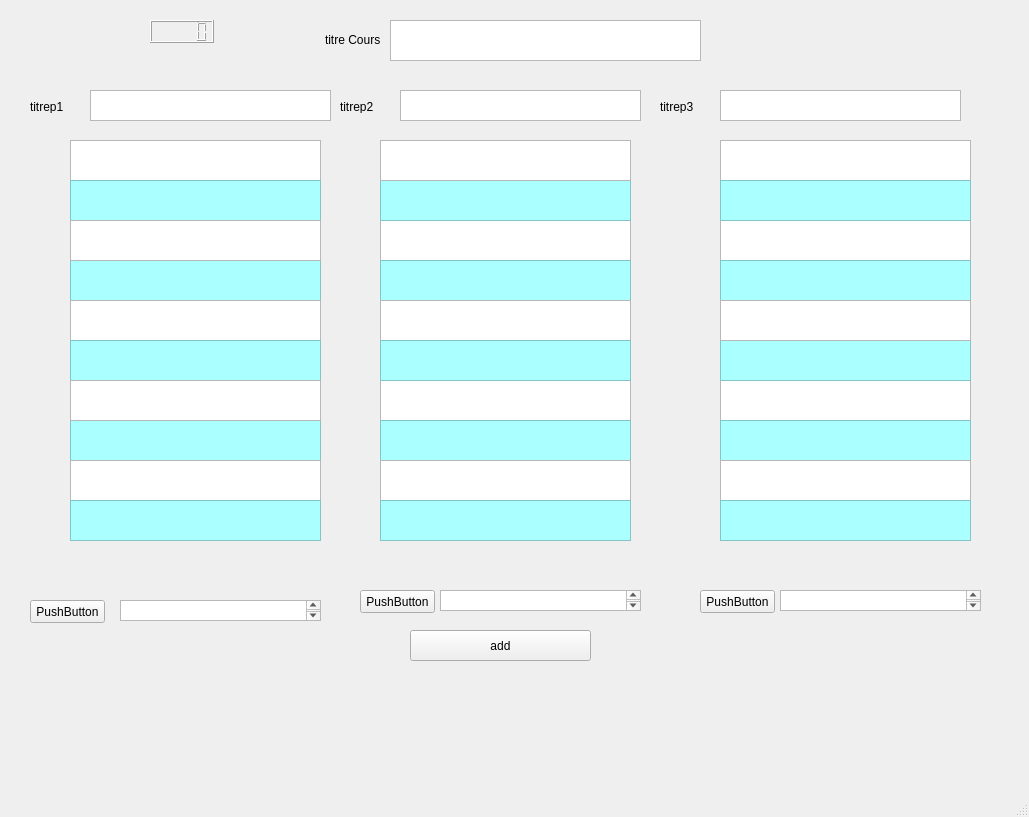
<?xml version="1.0" encoding="UTF-8"?>
<ui version="4.0">
 <class>MainWindow</class>
 <widget class="QMainWindow" name="MainWindow">
  <property name="geometry">
   <rect>
    <x>0</x>
    <y>0</y>
    <width>1029</width>
    <height>817</height>
   </rect>
  </property>
  <property name="windowTitle">
   <string>MainWindow</string>
  </property>
  <widget class="QWidget" name="centralwidget">
   <widget class="QPushButton" name="pushButton">
    <property name="geometry">
     <rect>
      <x>410</x>
      <y>630</y>
      <width>181</width>
      <height>31</height>
     </rect>
    </property>
    <property name="text">
     <string>add</string>
    </property>
   </widget>
   <widget class="QTextEdit" name="def11">
    <property name="geometry">
     <rect>
      <x>70</x>
      <y>140</y>
      <width>251</width>
      <height>41</height>
     </rect>
    </property>
   </widget>
   <widget class="QTextEdit" name="eq11">
    <property name="geometry">
     <rect>
      <x>70</x>
      <y>180</y>
      <width>251</width>
      <height>41</height>
     </rect>
    </property>
    <property name="styleSheet">
     <string notr="true">background-color: rgb(170, 255, 255);</string>
    </property>
    <property name="html">
     <string>&lt;!DOCTYPE HTML PUBLIC &quot;-//W3C//DTD HTML 4.0//EN&quot; &quot;http://www.w3.org/TR/REC-html40/strict.dtd&quot;&gt;
&lt;html&gt;&lt;head&gt;&lt;meta name=&quot;qrichtext&quot; content=&quot;1&quot; /&gt;&lt;style type=&quot;text/css&quot;&gt;
p, li { white-space: pre-wrap; }
&lt;/style&gt;&lt;/head&gt;&lt;body style=&quot; font-family:'MS Shell Dlg 2'; font-size:8.25pt; font-weight:400; font-style:normal;&quot;&gt;
&lt;p style=&quot;-qt-paragraph-type:empty; margin-top:0px; margin-bottom:0px; margin-left:0px; margin-right:0px; -qt-block-indent:0; text-indent:0px; font-size:8pt;&quot;&gt;&lt;br /&gt;&lt;/p&gt;&lt;/body&gt;&lt;/html&gt;</string>
    </property>
   </widget>
   <widget class="QTextEdit" name="eq12">
    <property name="geometry">
     <rect>
      <x>70</x>
      <y>260</y>
      <width>251</width>
      <height>41</height>
     </rect>
    </property>
    <property name="styleSheet">
     <string notr="true">background-color: rgb(170, 255, 255);</string>
    </property>
   </widget>
   <widget class="QTextEdit" name="def12">
    <property name="geometry">
     <rect>
      <x>70</x>
      <y>220</y>
      <width>251</width>
      <height>41</height>
     </rect>
    </property>
   </widget>
   <widget class="QTextEdit" name="def13">
    <property name="geometry">
     <rect>
      <x>70</x>
      <y>300</y>
      <width>251</width>
      <height>41</height>
     </rect>
    </property>
   </widget>
   <widget class="QTextEdit" name="eq13">
    <property name="geometry">
     <rect>
      <x>70</x>
      <y>340</y>
      <width>251</width>
      <height>41</height>
     </rect>
    </property>
    <property name="styleSheet">
     <string notr="true">background-color: rgb(170, 255, 255);</string>
    </property>
   </widget>
   <widget class="QTextEdit" name="eq14">
    <property name="geometry">
     <rect>
      <x>70</x>
      <y>420</y>
      <width>251</width>
      <height>41</height>
     </rect>
    </property>
    <property name="styleSheet">
     <string notr="true">background-color: rgb(170, 255, 255);</string>
    </property>
   </widget>
   <widget class="QTextEdit" name="def14">
    <property name="geometry">
     <rect>
      <x>70</x>
      <y>380</y>
      <width>251</width>
      <height>41</height>
     </rect>
    </property>
   </widget>
   <widget class="QTextEdit" name="def22">
    <property name="geometry">
     <rect>
      <x>380</x>
      <y>220</y>
      <width>251</width>
      <height>41</height>
     </rect>
    </property>
   </widget>
   <widget class="QTextEdit" name="eq22">
    <property name="geometry">
     <rect>
      <x>380</x>
      <y>260</y>
      <width>251</width>
      <height>41</height>
     </rect>
    </property>
    <property name="styleSheet">
     <string notr="true">background-color: rgb(170, 255, 255);</string>
    </property>
   </widget>
   <widget class="QTextEdit" name="def24">
    <property name="geometry">
     <rect>
      <x>380</x>
      <y>380</y>
      <width>251</width>
      <height>41</height>
     </rect>
    </property>
   </widget>
   <widget class="QTextEdit" name="eq21">
    <property name="geometry">
     <rect>
      <x>380</x>
      <y>180</y>
      <width>251</width>
      <height>41</height>
     </rect>
    </property>
    <property name="styleSheet">
     <string notr="true">background-color: rgb(170, 255, 255);</string>
    </property>
    <property name="html">
     <string>&lt;!DOCTYPE HTML PUBLIC &quot;-//W3C//DTD HTML 4.0//EN&quot; &quot;http://www.w3.org/TR/REC-html40/strict.dtd&quot;&gt;
&lt;html&gt;&lt;head&gt;&lt;meta name=&quot;qrichtext&quot; content=&quot;1&quot; /&gt;&lt;style type=&quot;text/css&quot;&gt;
p, li { white-space: pre-wrap; }
&lt;/style&gt;&lt;/head&gt;&lt;body style=&quot; font-family:'MS Shell Dlg 2'; font-size:8.25pt; font-weight:400; font-style:normal;&quot;&gt;
&lt;p style=&quot;-qt-paragraph-type:empty; margin-top:0px; margin-bottom:0px; margin-left:0px; margin-right:0px; -qt-block-indent:0; text-indent:0px; font-size:8pt;&quot;&gt;&lt;br /&gt;&lt;/p&gt;&lt;/body&gt;&lt;/html&gt;</string>
    </property>
   </widget>
   <widget class="QTextEdit" name="eq24">
    <property name="geometry">
     <rect>
      <x>380</x>
      <y>420</y>
      <width>251</width>
      <height>41</height>
     </rect>
    </property>
    <property name="styleSheet">
     <string notr="true">background-color: rgb(170, 255, 255);</string>
    </property>
   </widget>
   <widget class="QTextEdit" name="def23">
    <property name="geometry">
     <rect>
      <x>380</x>
      <y>300</y>
      <width>251</width>
      <height>41</height>
     </rect>
    </property>
   </widget>
   <widget class="QTextEdit" name="eq23">
    <property name="geometry">
     <rect>
      <x>380</x>
      <y>340</y>
      <width>251</width>
      <height>41</height>
     </rect>
    </property>
    <property name="styleSheet">
     <string notr="true">background-color: rgb(170, 255, 255);</string>
    </property>
   </widget>
   <widget class="QTextEdit" name="def21">
    <property name="geometry">
     <rect>
      <x>380</x>
      <y>140</y>
      <width>251</width>
      <height>41</height>
     </rect>
    </property>
   </widget>
   <widget class="QTextEdit" name="def32">
    <property name="geometry">
     <rect>
      <x>720</x>
      <y>220</y>
      <width>251</width>
      <height>41</height>
     </rect>
    </property>
   </widget>
   <widget class="QTextEdit" name="def34">
    <property name="geometry">
     <rect>
      <x>720</x>
      <y>380</y>
      <width>251</width>
      <height>41</height>
     </rect>
    </property>
   </widget>
   <widget class="QTextEdit" name="eq33">
    <property name="geometry">
     <rect>
      <x>720</x>
      <y>340</y>
      <width>251</width>
      <height>41</height>
     </rect>
    </property>
    <property name="styleSheet">
     <string notr="true">background-color: rgb(170, 255, 255);</string>
    </property>
   </widget>
   <widget class="QTextEdit" name="eq34">
    <property name="geometry">
     <rect>
      <x>720</x>
      <y>420</y>
      <width>251</width>
      <height>41</height>
     </rect>
    </property>
    <property name="styleSheet">
     <string notr="true">background-color: rgb(170, 255, 255);</string>
    </property>
   </widget>
   <widget class="QTextEdit" name="eq32">
    <property name="geometry">
     <rect>
      <x>720</x>
      <y>260</y>
      <width>251</width>
      <height>41</height>
     </rect>
    </property>
    <property name="styleSheet">
     <string notr="true">background-color: rgb(170, 255, 255);</string>
    </property>
   </widget>
   <widget class="QTextEdit" name="def31">
    <property name="geometry">
     <rect>
      <x>720</x>
      <y>140</y>
      <width>251</width>
      <height>41</height>
     </rect>
    </property>
   </widget>
   <widget class="QTextEdit" name="eq31">
    <property name="geometry">
     <rect>
      <x>720</x>
      <y>180</y>
      <width>251</width>
      <height>41</height>
     </rect>
    </property>
    <property name="styleSheet">
     <string notr="true">background-color: rgb(170, 255, 255);</string>
    </property>
    <property name="html">
     <string>&lt;!DOCTYPE HTML PUBLIC &quot;-//W3C//DTD HTML 4.0//EN&quot; &quot;http://www.w3.org/TR/REC-html40/strict.dtd&quot;&gt;
&lt;html&gt;&lt;head&gt;&lt;meta name=&quot;qrichtext&quot; content=&quot;1&quot; /&gt;&lt;style type=&quot;text/css&quot;&gt;
p, li { white-space: pre-wrap; }
&lt;/style&gt;&lt;/head&gt;&lt;body style=&quot; font-family:'MS Shell Dlg 2'; font-size:8.25pt; font-weight:400; font-style:normal;&quot;&gt;
&lt;p style=&quot;-qt-paragraph-type:empty; margin-top:0px; margin-bottom:0px; margin-left:0px; margin-right:0px; -qt-block-indent:0; text-indent:0px; font-size:8pt;&quot;&gt;&lt;br /&gt;&lt;/p&gt;&lt;/body&gt;&lt;/html&gt;</string>
    </property>
   </widget>
   <widget class="QTextEdit" name="def33">
    <property name="geometry">
     <rect>
      <x>720</x>
      <y>300</y>
      <width>251</width>
      <height>41</height>
     </rect>
    </property>
   </widget>
   <widget class="QTextEdit" name="titre">
    <property name="geometry">
     <rect>
      <x>390</x>
      <y>20</y>
      <width>311</width>
      <height>41</height>
     </rect>
    </property>
   </widget>
   <widget class="QLabel" name="label">
    <property name="geometry">
     <rect>
      <x>325</x>
      <y>30</y>
      <width>61</width>
      <height>20</height>
     </rect>
    </property>
    <property name="text">
     <string>titre Cours</string>
    </property>
   </widget>
   <widget class="QTextEdit" name="img1">
    <property name="geometry">
     <rect>
      <x>120</x>
      <y>600</y>
      <width>201</width>
      <height>21</height>
     </rect>
    </property>
   </widget>
   <widget class="QTextEdit" name="img2">
    <property name="geometry">
     <rect>
      <x>440</x>
      <y>590</y>
      <width>201</width>
      <height>21</height>
     </rect>
    </property>
   </widget>
   <widget class="QTextEdit" name="img3">
    <property name="geometry">
     <rect>
      <x>780</x>
      <y>590</y>
      <width>201</width>
      <height>21</height>
     </rect>
    </property>
   </widget>
   <widget class="QPushButton" name="imgBtn1">
    <property name="geometry">
     <rect>
      <x>30</x>
      <y>600</y>
      <width>75</width>
      <height>23</height>
     </rect>
    </property>
    <property name="text">
     <string>PushButton</string>
    </property>
   </widget>
   <widget class="QPushButton" name="imgBtn3">
    <property name="geometry">
     <rect>
      <x>700</x>
      <y>590</y>
      <width>75</width>
      <height>23</height>
     </rect>
    </property>
    <property name="text">
     <string>PushButton</string>
    </property>
   </widget>
   <widget class="QPushButton" name="imgBtn2">
    <property name="geometry">
     <rect>
      <x>360</x>
      <y>590</y>
      <width>75</width>
      <height>23</height>
     </rect>
    </property>
    <property name="text">
     <string>PushButton</string>
    </property>
   </widget>
   <widget class="QTextEdit" name="def15">
    <property name="geometry">
     <rect>
      <x>70</x>
      <y>460</y>
      <width>251</width>
      <height>41</height>
     </rect>
    </property>
   </widget>
   <widget class="QTextEdit" name="eq15">
    <property name="geometry">
     <rect>
      <x>70</x>
      <y>500</y>
      <width>251</width>
      <height>41</height>
     </rect>
    </property>
    <property name="styleSheet">
     <string notr="true">background-color: rgb(170, 255, 255);</string>
    </property>
   </widget>
   <widget class="QTextEdit" name="def25">
    <property name="geometry">
     <rect>
      <x>380</x>
      <y>460</y>
      <width>251</width>
      <height>41</height>
     </rect>
    </property>
   </widget>
   <widget class="QTextEdit" name="eq25">
    <property name="geometry">
     <rect>
      <x>380</x>
      <y>500</y>
      <width>251</width>
      <height>41</height>
     </rect>
    </property>
    <property name="styleSheet">
     <string notr="true">background-color: rgb(170, 255, 255);</string>
    </property>
   </widget>
   <widget class="QTextEdit" name="def35">
    <property name="geometry">
     <rect>
      <x>720</x>
      <y>460</y>
      <width>251</width>
      <height>41</height>
     </rect>
    </property>
   </widget>
   <widget class="QTextEdit" name="eq35">
    <property name="geometry">
     <rect>
      <x>720</x>
      <y>500</y>
      <width>251</width>
      <height>41</height>
     </rect>
    </property>
    <property name="styleSheet">
     <string notr="true">background-color: rgb(170, 255, 255);</string>
    </property>
   </widget>
   <widget class="QTextEdit" name="titrep1">
    <property name="geometry">
     <rect>
      <x>90</x>
      <y>90</y>
      <width>241</width>
      <height>31</height>
     </rect>
    </property>
   </widget>
   <widget class="QLabel" name="label_2">
    <property name="geometry">
     <rect>
      <x>30</x>
      <y>100</y>
      <width>46</width>
      <height>13</height>
     </rect>
    </property>
    <property name="text">
     <string>titrep1</string>
    </property>
   </widget>
   <widget class="QTextEdit" name="titrep2">
    <property name="geometry">
     <rect>
      <x>400</x>
      <y>90</y>
      <width>241</width>
      <height>31</height>
     </rect>
    </property>
   </widget>
   <widget class="QLabel" name="label_3">
    <property name="geometry">
     <rect>
      <x>340</x>
      <y>100</y>
      <width>46</width>
      <height>13</height>
     </rect>
    </property>
    <property name="text">
     <string>titrep2</string>
    </property>
   </widget>
   <widget class="QLabel" name="label_4">
    <property name="geometry">
     <rect>
      <x>660</x>
      <y>100</y>
      <width>46</width>
      <height>13</height>
     </rect>
    </property>
    <property name="text">
     <string>titrep3</string>
    </property>
   </widget>
   <widget class="QTextEdit" name="titrep3">
    <property name="geometry">
     <rect>
      <x>720</x>
      <y>90</y>
      <width>241</width>
      <height>31</height>
     </rect>
    </property>
   </widget>
   <widget class="QLCDNumber" name="lcdNumber">
    <property name="geometry">
     <rect>
      <x>150</x>
      <y>20</y>
      <width>64</width>
      <height>23</height>
     </rect>
    </property>
   </widget>
  </widget>
  <widget class="QMenuBar" name="menubar">
   <property name="geometry">
    <rect>
     <x>0</x>
     <y>0</y>
     <width>1029</width>
     <height>21</height>
    </rect>
   </property>
  </widget>
  <widget class="QStatusBar" name="statusbar"/>
 </widget>
 <resources/>
 <connections/>
</ui>
